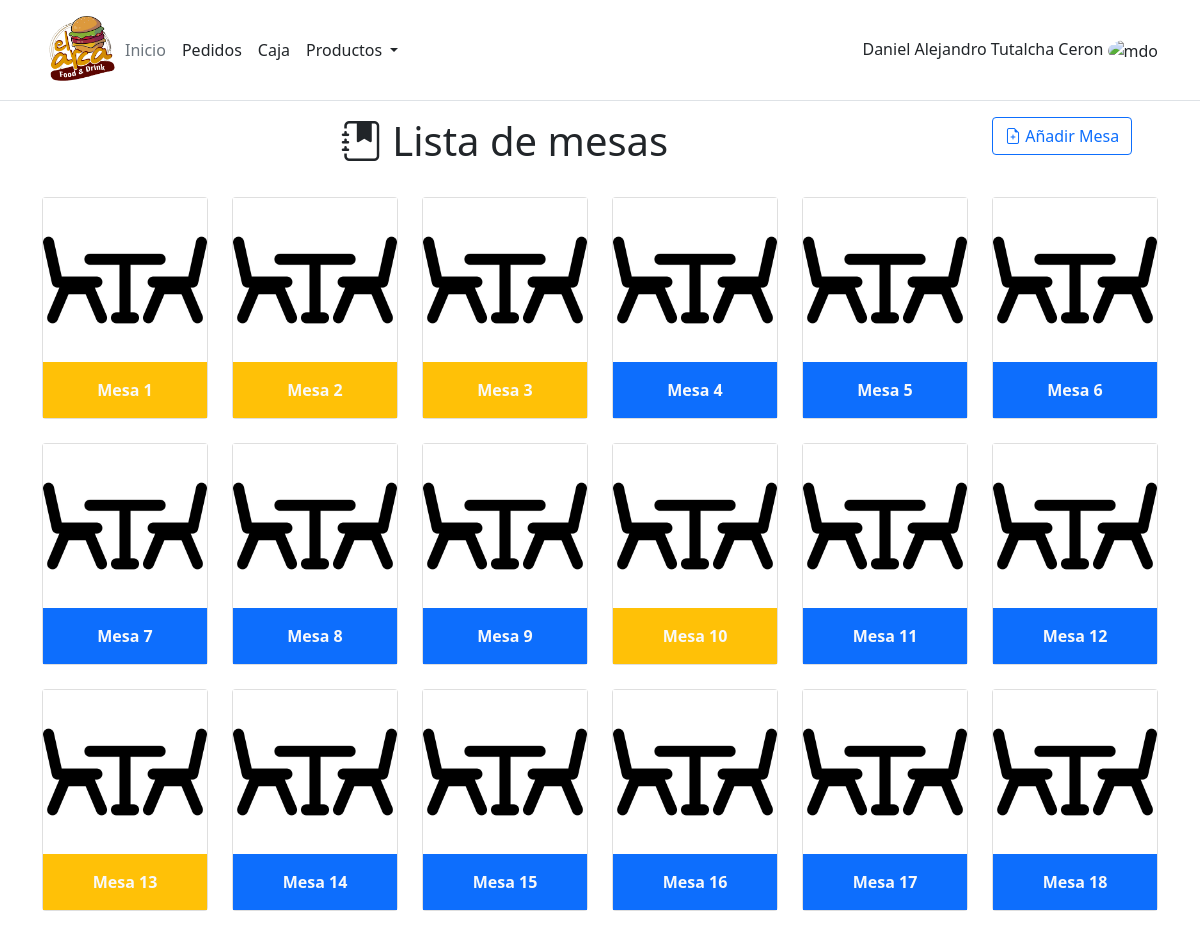
Before: /order/table-list/ with the older database file.
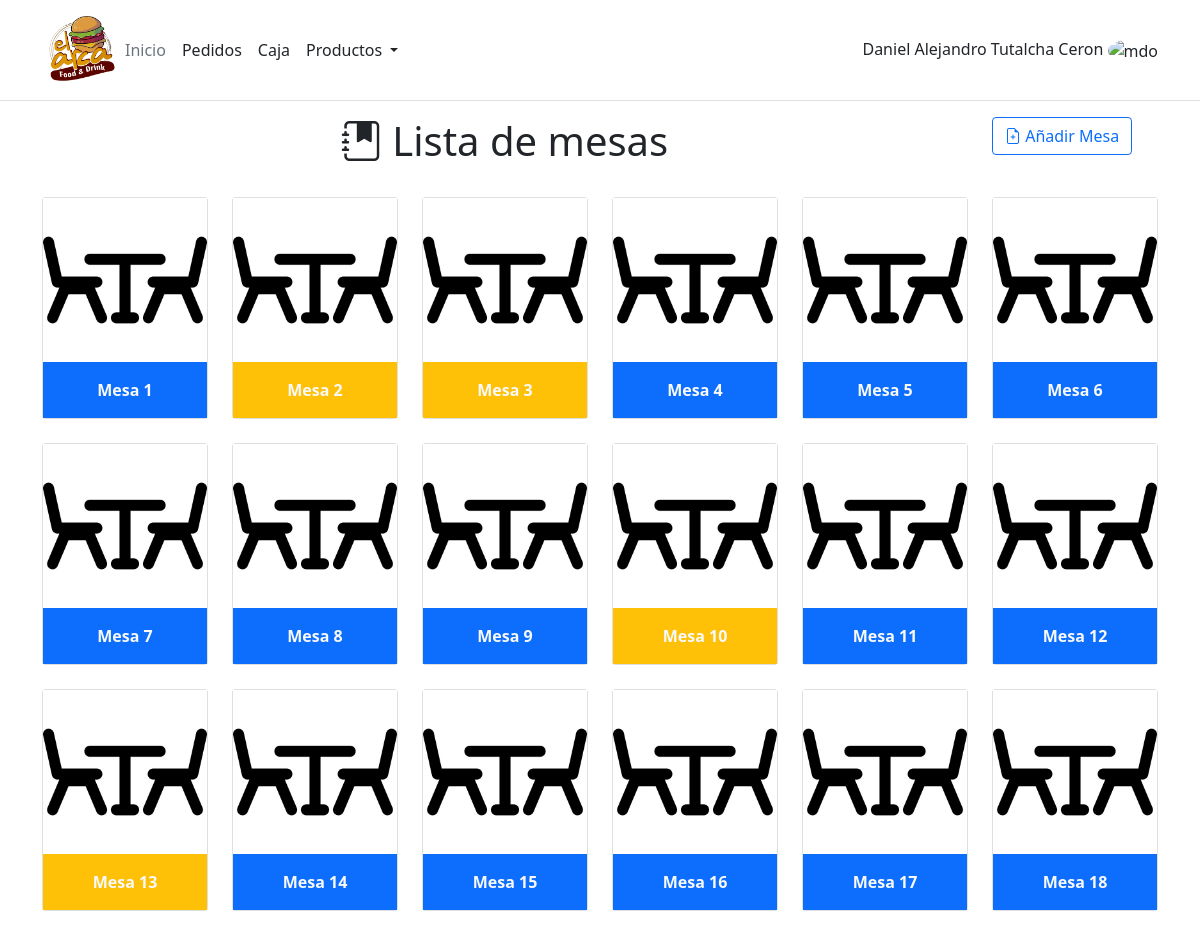
After: the same page with the newer database file.
### work_order/models.py (models this page shows, shortened)
class Table(models.Model):
    table_number = models.IntegerField(unique=True)
    status = models.BooleanField(default=False)

class Order(models.Model):
    total_price = models.IntegerField(default=0)
    table = models.ForeignKey(Table,on_delete=SET_NULL, null = True)
    status = models.BooleanField(default=True)
    comment = models.TextField(max_length=0, blank = True)
    created = models.DateTimeField(auto_now_add=True, verbose_name="Fecha de creación")
    updated = models.DateTimeField(auto_now=True, verbose_name="Fecha de edición")
    class Meta:
        ordering = ['-created']

### work_order/views.py (the view)
# urls.py: path('table-list/', TableListView.as_view(), name ='table_list'),
class TableListView(ListView):
    model = Table
    template_name = 'table/table_list.html'
    def get_context_data(self, **kwargs):
        context = super().get_context_data(**kwargs)
        context['order_list'] = Order.objects.filter(status=True, table__status = True)
        context['form'] = TableForm
        return context

### work_order/templates/table/table_list.html (shortened to what this page needs)
{% extends 'core/base.html' %}
{% load static %}
{% block content %}
<div class="row mb-4">
    <div class="col-md-10">
        <h1 class="text-center"><i class="bi bi-journal-bookmark-fill"></i> Lista de mesas</h1>
    </div>
    <div class="col-md-2">
        <button type="button" class="btn btn-outline-primary" data-bs-toggle="modal" data-bs-target="#modal_table"  onclick='clean_modal_table()'>
			<i class="bi bi-file-earmark-plus"></i>
			Añadir Mesa
		</button>
    </div>
</div>
<div class="row mt-4" id='table_list'>
    {% for table in object_list %}
    <div class="col-lg-2 text-center mb-4">
        <div class="card" >
            <img src="{% static 'images/mesa.jpg' %}" style='width: 100%; ' class="img-fluid" alt="...">
            {% if table.status %}
            {% for order in order_list %}
            {% if order.table == table %}
            <div class="card-body bg-warning " id='table_{{table.table_number}}'>
                <a href='/' class=" link-light stretched-link" onclick='get_order({{order.id}})' style="text-decoration:none" data-bs-toggle="modal" data-bs-target="#modal_description_order"><b>Mesa {{table.table_number}}</b></a>
            </div>
            {% endif %}
            {% endfor%}
            {% else %}
            <div class="card-body bg-primary " id='table_{{table.table_number}}'>
                <a href="{% url 'order:order' table.table_number %}" class=" link-light stretched-link" style="text-decoration:none" ><b>Mesa {{table.table_number}}</b></a>
            </div>
            {% endif%}
        </div>
    </div>
    {% endfor %}
</div>
{% endblock content %}

### core/templates/core/base.html (shortened to what this page needs)
<!DOCTYPE html>
<html lang="es">
<head>
  {% load static %}
  <link href="{% static '/bootstrap-5.1.3-dist/css/bootstrap.min.css' %}" rel="stylesheet">
  <link rel="stylesheet" href="https://cdn.jsdelivr.net/npm/bootstrap-icons@1.7.1/font/bootstrap-icons.css">
</head>
<body>
  <header class="p-3 mb-3 border-bottom">
    <div class="container">
      <div class="d-flex flex-wrap align-items-center justify-content-center justify-content-lg-start">
        <a href="/" class="d-flex align-items-center mb-2 mb-lg-0 text-dark text-decoration-none">
          <img src="{% static 'images/logo.png' %}" style='width: 75px;' class="img-fluid" alt="...">
        </a>
        <ul class="nav col-12 col-lg-auto me-lg-auto mb-2 justify-content-center mb-md-0">
          <li><a href="{% url 'core:home' %}" class="nav-link px-2 link-secondary">Inicio</a></li>
          <li><a href="{% url 'order:table_list'%}" class="nav-link px-2 link-dark">Pedidos</a></li>
          <li><a href="{% url 'order:order_list' %}" class="nav-link px-2 link-dark">Caja</a></li>
          <li class="nav-item dropdown">
            <a class="nav-link dropdown-toggle px-2 link-dark" href="#" id="navbarDarkDropdownMenuLink" role="button"
              data-bs-toggle="dropdown" aria-expanded="false">
              Productos
            </a>
          </li>
        </ul>
        <a href="#" class="d-block link-dark " style="text-decoration:none">
          Daniel Alejandro Tutalcha Ceron
          <img src="https://github.com/mdo.png" alt="mdo" width="32" height="32" class="rounded-circle">
        </a>
      </div>
    </div>
  </header>
  <div class="container">
    {% block content %}
    {% endblock  %}
  </div>
</body>
</html>

Changed rows visible on the page:
changed Table (number 1 of 18 on the later page): loses Order ({{ table.table_number }} "1"); status True → False (drawn); table_number (not shown) → "1"
